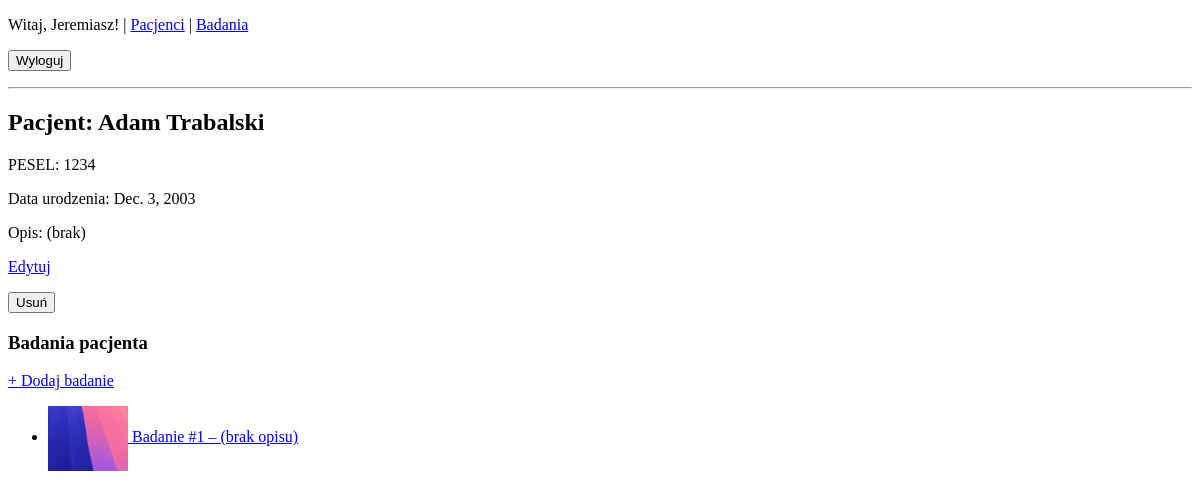
Before: /pacjenci/1/ (signed in) with the older database file.
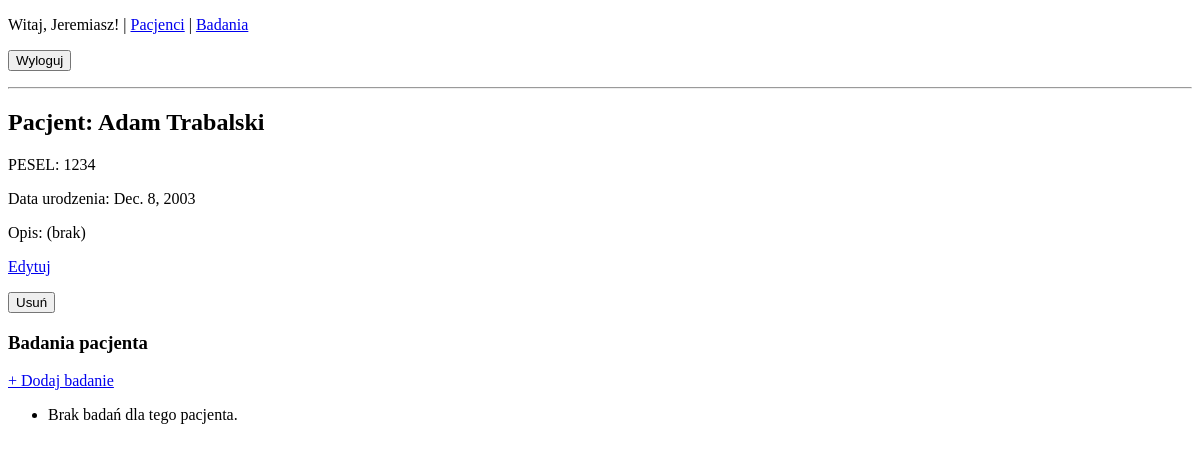
After: the same page with the newer database file.
### core/models.py (models this page shows, shortened)
class Pacjent(models.Model):
    lekarz = models.ForeignKey(Lekarz, on_delete=models.CASCADE, related_name='pacjenci')
    pesel = models.CharField(max_length=11, unique=True)
    imie = models.CharField(max_length=100)
    nazwisko = models.CharField(max_length=100)
    data_urodzenia = models.DateField()
    opis = models.TextField(blank=True)

class Badanie(models.Model):
    pacjent = models.ForeignKey(Pacjent, on_delete=models.CASCADE, related_name='badania')
    nazwa = models.CharField(max_length=100)
    zdjecie = models.ImageField(upload_to='badania/')
    opis = models.TextField(blank=True)
    data = models.DateTimeField(auto_now_add=True)

### core/views.py (the view)
# urls.py: path('pacjenci/<int:pk>/',        views.PacjentDetailView.as_view(), name='pacjent-detail'),
class PacjentDetailView(LoginRequiredMixin, DetailView):
    model = Pacjent
    template_name = 'core/pacjent_detail.html'
    context_object_name = 'pacjent'

### core/templates/core/pacjent_detail.html (shortened to what this page needs)
{% extends 'core/base.html' %}
{% block content %}
  <h2>Pacjent: {{ pacjent.imie }} {{ pacjent.nazwisko }}</h2>
  <p>PESEL: {{ pacjent.pesel }}</p>
  <p>Data urodzenia: {{ pacjent.data_urodzenia }}</p>
  <p>Opis: {{ pacjent.opis|default:"(brak)" }}</p>
  {% if pacjent.lekarz.user == user %}
    <p>
      <a href="{% url 'core:pacjent-edit' pacjent.pk %}">Edytuj</a>
      <form method="post"
            action="{% url 'core:pacjent-delete' pacjent.pk %}"
            style="display:inline"
            onsubmit="return confirm('Czy na pewno chcesz usunąć pacjenta?');">
        <button type="submit">Usuń</button>
      </form>
    </p>
  {% endif %}
  <h3>Badania pacjenta</h3>
  <p><a href="{% url 'core:badanie-add' %}?pacjent={{ pacjent.pk }}">+ Dodaj badanie</a></p>
  <ul>
    {% for badanie in pacjent.badania.all %}
      <li style="margin-bottom: 0.5em;">
        <a href="{% url 'core:badanie-detail' badanie.pk %}">
          <img src="{{ badanie.zdjecie.url }}" alt="Badanie #{{ badanie.id }}" style="max-width:80px; vertical-align:middle;">
          Badanie #{{ badanie.id }} – {{ badanie.opis|default:"(brak opisu)" }}
        </a>
      </li>
    {% empty %}
      <li>Brak badań dla tego pacjenta.</li>
    {% endfor %}
  </ul>
{% endblock %}

Changed rows visible on the page:
removed Badanie: zdjecie (picture), id "1", opis "(brak opisu)"
changed Pacjent "Adam": data_urodzenia "Dec. 3, 2003" → "Dec. 8, 2003"
Other visible differences:
text now shown: "Brak badań dla tego pacjenta."
